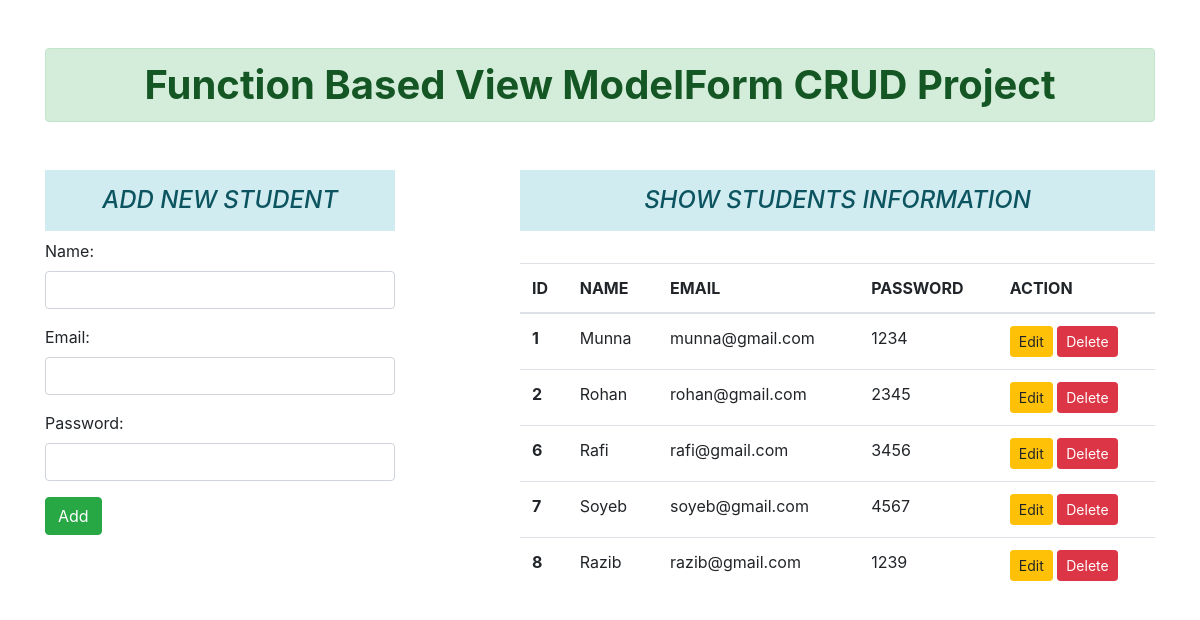
Page /home/add/ on the committed database.
### crud/models.py (models this page shows)
class Student(models.Model):
    name=models.CharField(max_length=70)
    email=models.EmailField(max_length=100)
    password=models.CharField(max_length=100)

### crud/views.py (the view)
# urls.py: path('add/',views.add,name='add'),
def add(request):
    if request.method=='POST':
        obj=User(request.POST)
        if obj.is_valid():
            name1=obj.cleaned_data['name']
            email1=obj.cleaned_data['email']        #or obj.save()
            passw1=obj.cleaned_data['password']
            reg=Student(name=name1,email=email1,password=passw1)
            reg.save()
            obj=User()
    else:
        obj=User()
    stud=Student.objects.all()
    return render(request,'crud/addandshow.html',{'keys':obj,'dict':stud})

### crud/forms.py
class User(forms.ModelForm):
    class Meta:                                     # Meta likhte hobe meta naa
        model=Student
        fields=['name','email','password']
        widgets={
            'name':forms.TextInput(attrs={'class':'form-control'}),
            'email':forms.EmailInput(attrs={'class':'form-control'}),
            'password':forms.PasswordInput( render_value=True, attrs={'class':'form-control'}),
        }

### crud/templates/crud/addandshow.html (shortened to what this page needs)
{% extends 'crud/base.html' %}
{% block content %}
<div class="row">
    <div class="col-sm-4">
        <h4 class=" text-center  alart alert-info p-3 font-italic ">ADD NEW STUDENT</h4>
<form action="#" method="POST">
    {{keys.as_p}}
    <input type="submit" value= "Add"  class="btn btn-success">
</form>
    </div>
    <div class="col-sm-7 offset-1">
        <h4 class=" text-center  alart alert-info p-3 font-italic ">SHOW STUDENTS INFORMATION</h4>
        {% if dict %}
         <br>
         <table class="table table-hover">
            <thead>
              <tr>
                <th scope="col">ID</th>
                <th scope="col">NAME</th>
                <th scope="col">EMAIL</th>
                <th scope="col">PASSWORD</th>
                <th scope="col">ACTION</th>
              </tr>
            </thead>
            <tbody>
           {% for i in dict %}
              <tr>
                <th scope="row">{{i.id}}</th>
                <td>{{i.name}}</td>
                <td>{{i.email}}</td>
                <td>{{i.password}}</td>
                <td>
                    <a href="{% url 'update' i.id %}" class="btn btn-warning btn-sm">Edit</a>
                    <form action="{% url 'delete' i.id %}" method="POST" class="d-inline">
                        <input type="submit" value="Delete" class="btn btn-danger btn-sm">
                    </form>
                </td>
              </tr>
              {% endfor %}
            </tbody>
          </table>
         {% else %}
         <h4 class=" text-center  alart alert-info p-3 font-italic ">NO RECORDS</h4>
        {% endif %}
    </div>
</div>
{% endblock content %}

### crud/templates/crud/base.html (shortened to what this page needs)
{% load static %}
<!DOCTYPE html>
<html lang="en">
<head>
    <link rel="stylesheet" href="{% static 'crud/css/bootstrap.min.css' %}">
</head>
<body>
<div class="container mt-5">
    <h1 class="text-center alert alert-success font-weight-bold mb-5">Function Based View ModelForm CRUD Project</h1>
    {% block content %}
    {% endblock content %}
</div>
</body>
</html>

### rows in the picture
Student: id "1", name "Munna", email "munna@gmail.com", password "1234"
Student: id "2", name "Rohan", email "rohan@gmail.com", password "2345"
Student: id "6", name "Rafi", email "rafi@gmail.com", password "3456"
Student: id "7", name "Soyeb", email "soyeb@gmail.com", password "4567"
Student: id "8", name "Razib", email "razib@gmail.com", password "1239"
